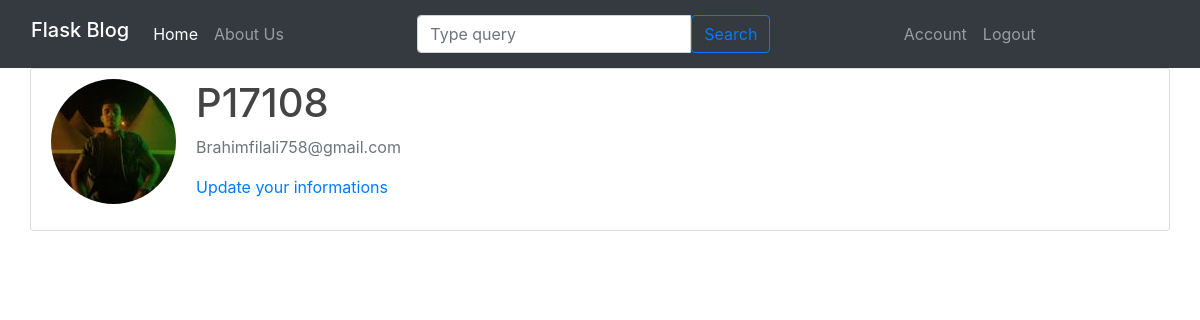
Page /account (signed in) on the earlier database version.
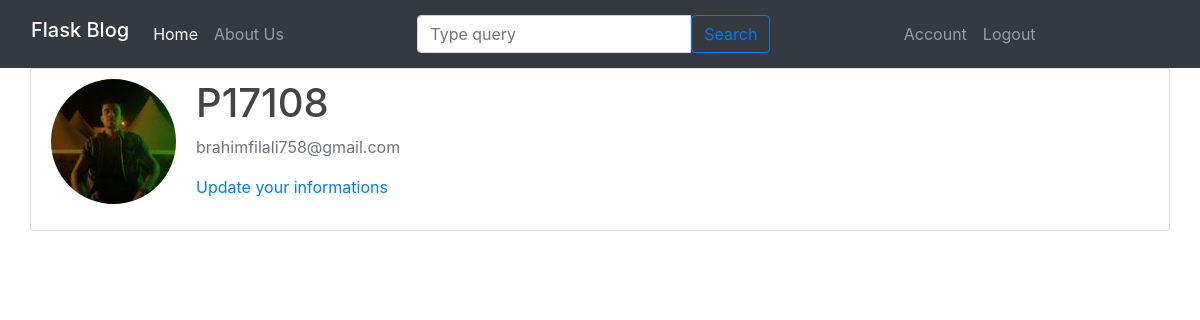
Same page on the later database version.
### flaskblog/models.py (models this page shows, shortened)
class User(db.Model ,UserMixin):
    id = db.Column(db.Integer , primary_key = True)
    username = db.Column(db.String(20) , unique = True , nullable = False )
    email = db.Column(db.String(120) , unique = True , nullable = False )
    image_file = db.Column(db.String(40) , nullable = False , default = 'default.jpg')
    password = db.Column(db.String(60) , nullable = False)
    posts = db.relationship('Post' , backref = 'author')

### flaskblog/routes.py (the view)
@app.route("/account")
@login_required
def account():
    image_file = url_for('static', filename=join('profile_pics',current_user.image_file))
    return render_template('account.html' , title = 'Account' , image_file = image_file)

### flaskblog/models.py (called while the page is built)
@login_manager.user_loader
def load_user(user_id):
    return User.query.get(int(user_id))

### flaskblog/templates/account.html
{% extends 'layout.html' %}
{% block content %}
    <div class="content-section">
      <div class="media">
        <img class="rounded-circle account-img" src="{{ image_file}}" >
        <div class="media-body">
          <h2 class="account-heading">{{current_user.username}}</h2>
          <p class="text-secondary">{{current_user.email}}</p>
          <p class="text-secondary"> <a href=" {{url_for('update_account')}} ">Update your informations</a></p>
        </div>
      </div>
    </div>
{% endblock content %}

### flaskblog/templates/layout.html (shortened to what this page needs)
<!DOCTYPE html>
<html>
<head>
    <link rel="stylesheet" type="text/css" href="{{ url_for('static', filename='main.css') }}">
    <link rel="stylesheet" href="https://cdn.jsdelivr.net/npm/bootstrap@4.5.3/dist/css/bootstrap.min.css">
</head>
<body>
  <header>
    <nav class="navbar navbar-expand-lg navbar-dark bg-dark fixed-navbar ">
      <div class="container-fluid">
        <h3 class="navbar-brand" >Flask Blog</h3>
        <div class="collapse navbar-collapse" id="navbarSupportedContent">
          <ul class="navbar-nav mr-auto mb-2 mb-lg-0">
            <li class="nav-item">
              <a class="nav-link active" aria-current="page" href="{{ url_for('home') }}">Home</a>
            </li>
            <li class="nav-item">
              <a class="nav-link" href="{{ url_for('about') }}">About Us</a>
            </li>
          </ul>
          <form class="d-flex input-group w-auto mr-auto">
            <input
              type="search"
              class="form-control"
              placeholder="Type query"
              aria-label="Search"
            />
            <button class="btn btn-outline-primary" type="button" data-ripple-color="dark">
              Search
            </button>
          </form>
          <ul class="navbar-nav mr-auto mb-2 mb-lg-0">
            {% if current_user.is_authenticated %}
            <li class="nav-item">
              <a class="nav-link" href="{{ url_for('account') }}">Account</a>
            </li>
            <li class="nav-item">
              <a class="nav-link" href="{{ url_for('logout') }}">Logout</a>
            </li>
            {% endif %}
          </ul>
        </div>
      </div>
    </nav>
  </header>
  <main>
    <div class="container-fluid">
          <div class="col-md">
            {% block content %}{% endblock %}
          </div>
    </div>
  </main>
</body>
</html>

### flaskblog/static/main.css (style rules this page uses)
body { background: #fafafa; color: #333333; margin-top: 5rem; }
h1, h2, h3, h4, h5, h6 { color: #444444; }
.content-section { background: #ffffff; padding: 10px 20px; border: 1px solid #dddddd; border-radius: 3px; margin-bottom: 20px; }
.account-img { height: 125px; width: 125px; margin-right: 20px; margin-bottom: 16px; }
.account-heading { font-size: 2.5rem; }
.navbar a { float: left; display: block; color: #f2f2f2; text-align: center; padding: 14px 16px; text-decoration: none; }

Differences in the rows shown:
changed User: email "Brahimfilali758@gmail.com" → "brahimfilali758@gmail.com"
